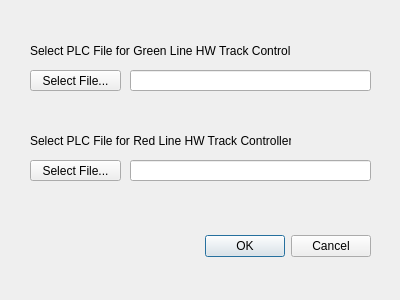
<?xml version="1.0" encoding="UTF-8"?>
<ui version="4.0">
 <class>HWPLCUI</class>
 <widget class="QDialog" name="HWPLCUI">
  <property name="geometry">
   <rect>
    <x>0</x>
    <y>0</y>
    <width>400</width>
    <height>300</height>
   </rect>
  </property>
  <property name="windowTitle">
   <string>HW Track Controller</string>
  </property>
  <widget class="QDialogButtonBox" name="buttonBox">
   <property name="geometry">
    <rect>
     <x>30</x>
     <y>230</y>
     <width>341</width>
     <height>32</height>
    </rect>
   </property>
   <property name="orientation">
    <enum>Qt::Horizontal</enum>
   </property>
   <property name="standardButtons">
    <set>QDialogButtonBox::Cancel|QDialogButtonBox::Ok</set>
   </property>
  </widget>
  <widget class="QPushButton" name="greenButton">
   <property name="geometry">
    <rect>
     <x>30</x>
     <y>70</y>
     <width>91</width>
     <height>21</height>
    </rect>
   </property>
   <property name="text">
    <string>Select File...</string>
   </property>
  </widget>
  <widget class="QLabel" name="greenLabel">
   <property name="geometry">
    <rect>
     <x>30</x>
     <y>40</y>
     <width>261</width>
     <height>21</height>
    </rect>
   </property>
   <property name="text">
    <string>Select PLC File for Green Line HW Track Controller:</string>
   </property>
  </widget>
  <widget class="QLineEdit" name="greenFile">
   <property name="geometry">
    <rect>
     <x>130</x>
     <y>70</y>
     <width>241</width>
     <height>21</height>
    </rect>
   </property>
  </widget>
  <widget class="QLabel" name="redLabel">
   <property name="geometry">
    <rect>
     <x>30</x>
     <y>130</y>
     <width>261</width>
     <height>21</height>
    </rect>
   </property>
   <property name="text">
    <string>Select PLC File for Red Line HW Track Controller:</string>
   </property>
  </widget>
  <widget class="QPushButton" name="redButton">
   <property name="geometry">
    <rect>
     <x>30</x>
     <y>160</y>
     <width>91</width>
     <height>21</height>
    </rect>
   </property>
   <property name="text">
    <string>Select File...</string>
   </property>
  </widget>
  <widget class="QLineEdit" name="redFile">
   <property name="geometry">
    <rect>
     <x>130</x>
     <y>160</y>
     <width>241</width>
     <height>21</height>
    </rect>
   </property>
  </widget>
 </widget>
 <resources/>
 <connections>
  <connection>
   <sender>buttonBox</sender>
   <signal>accepted()</signal>
   <receiver>HWPLCUI</receiver>
   <slot>accept()</slot>
   <hints>
    <hint type="sourcelabel">
     <x>248</x>
     <y>254</y>
    </hint>
    <hint type="destinationlabel">
     <x>157</x>
     <y>274</y>
    </hint>
   </hints>
  </connection>
  <connection>
   <sender>buttonBox</sender>
   <signal>rejected()</signal>
   <receiver>HWPLCUI</receiver>
   <slot>reject()</slot>
   <hints>
    <hint type="sourcelabel">
     <x>316</x>
     <y>260</y>
    </hint>
    <hint type="destinationlabel">
     <x>286</x>
     <y>274</y>
    </hint>
   </hints>
  </connection>
 </connections>
</ui>
